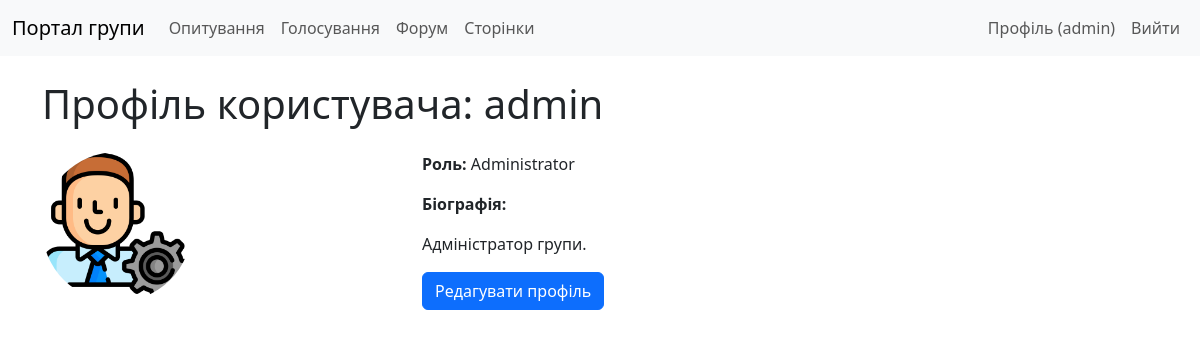
/profile/ (signed in), run on the app's committed database.
### core/models.py (models this page shows, shortened)
class UserProfile(models.Model):
    ROLE_CHOICES = (
        ('admin', 'Administrator'),
        ('moderator', 'Moderator'),
        ('member', 'Member'),
    )
    user = models.OneToOneField(User, on_delete=models.CASCADE, related_name='profile')
    bio = models.TextField(blank=True, null=True)
    avatar = models.ImageField(upload_to='avatars/', blank=True, null=True)
    role = models.CharField(max_length=20, choices=ROLE_CHOICES, default='member')
    class Meta:
        verbose_name = 'User Profile'
        verbose_name_plural = 'User Profiles'

### core/views.py (the view)
# urls.py: path('profile/', views.UserProfileView.as_view(), name='user_profile'),
class UserProfileView(LoginRequiredMixin, DetailView):
    model = UserProfile
    template_name = 'core/user_profile.html'
    context_object_name = 'profile'
    def get_object(self):
        return self.request.user.profile

### templates/core/user_profile.html (shortened to what this page needs)
{% extends 'base.html' %}
{% block content %}
    <h1 class="my-4">Профіль користувача: {{ profile.user.username }}</h1>
    <div class="row">
        <div class="col-md-4">
            {% if profile.avatar %}
                <img src="{{ profile.avatar.url }}" class="profile-img mb-3" alt="{{ profile.user.username }}">
            {% else %}
                <img src="https://via.placeholder.com/150" class="profile-img mb-3" alt="Аватар">
            {% endif %}
        </div>
        <div class="col-md-8">
            <p><strong>Роль:</strong> {{ profile.get_role_display }}</p>
            <p><strong>Біографія:</strong> {{ profile.bio|linebreaks|default:"Біографія відсутня" }}</p>
            <a href="{% url 'core:user_profile_edit' %}" class="btn btn-primary">Редагувати профіль</a>
        </div>
    </div>
{% endblock %}

### templates/base.html (shortened to what this page needs)
{% load static %}
<!DOCTYPE html>
<html lang="uk">
<head>
    <link href="https://cdn.jsdelivr.net/npm/bootstrap@5.3.0/dist/css/bootstrap.min.css" rel="stylesheet">
    <link rel="stylesheet" href="{% static 'css/styles.css' %}">
</head>
<body>
    <nav class="navbar navbar-expand-lg navbar-light bg-light">
        <div class="container-fluid">
            <a class="navbar-brand" href="{% url 'core:group_profile' %}">
                {% with group=group %}
                    {% if group.logo %}
                        <img src="{{ group.logo.url }}" alt="{{ group.name }}">
                    {% else %}
                        Портал групи
                    {% endif %}
                {% endwith %}
            </a>
            <div class="collapse navbar-collapse" id="navbarNav">
                <ul class="navbar-nav me-auto">
                    <li class="nav-item">
                        <a class="nav-link" href="{% url 'polls:poll_list' %}">Опитування</a>
                    </li>
                    <li class="nav-item">
                        <a class="nav-link" href="{% url 'voting:vote_list' %}">Голосування</a>
                    </li>
                    <li class="nav-item">
                        <a class="nav-link" href="{% url 'forum:thread_list' %}">Форум</a>
                    </li>
                    <li class="nav-item">
                        <a class="nav-link" href="{% url 'pages:page_list' %}">Сторінки</a>
                    </li>
                </ul>
                <ul class="navbar-nav">
                    {% if user.is_authenticated %}
                        <li class="nav-item">
                            <a class="nav-link" href="{% url 'core:user_profile' %}">Профіль ({{ user.username }})</a>
                        </li>
                        <li class="nav-item">
                            <form action="{% url 'logout' %}" method="post" class="d-inline">
                                <button type="submit" class="nav-link btn btn-link">Вийти</button>
                            </form>
                        </li>
                    {% endif %}
                </ul>
            </div>
        </div>
    </nav>
    <div class="container">
        {% block content %}
        {% endblock %}
    </div>
</body>
</html>

### static/css/styles.css (style rules this page uses)
.profile-img { max-width: 150px; border-radius: 50%; }
.container { margin-top: 20px; }

### data on the page
UserProfile: user.username "admin", avatar (picture), role "Administrator", bio "Адміністратор групи."

### other printed values
{{ user.username }} "admin"
